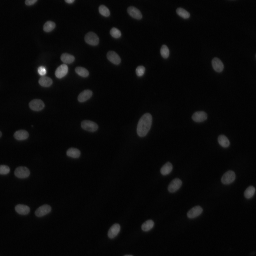
#> input picture data/00002/image.png, 256 x 256 px, found by its file name
$ python normalization.py
#> lines starting #> are read from the running program, lines starting #| are printed output that depends on the picture
#> further down, image is the input picture: shape (256, 256, 3); min 1, max 255, mean 9
"""
Módulo de normalización de imágenes para segmentación de núcleos celulares.

Este módulo contiene diversas técnicas de normalización para imágenes biomédicas,
incluyendo normalización estadística, por canal, ecualización de histograma,
ecualización adaptativa, corrección gamma y normalización de Macenko.
"""

import numpy as np
import cv2
from skimage import exposure, color, util
from scipy import linalg
import matplotlib.pyplot as plt

def normalize_statistical(image, epsilon=1e-8):
    """
    Normaliza la imagen para tener media 0 y desviación estándar 1.

    Args:
        image: Imagen de entrada (RGB o escala de grises)
        epsilon: Pequeño valor para evitar división por cero

    Returns:
        Imagen normalizada con valores flotantes
    """
    # Convertir a float para cálculos precisos
    image_float = image.astype(np.float32)

    # Calcular media y desviación estándar
    mean = np.mean(image_float)
    std = np.std(image_float) + epsilon  # Añadir epsilon para evitar división por cero

    # Normalizar: (x - μ) / σ
    normalized = (image_float - mean) / std

    return normalized

def normalize_per_channel(image, epsilon=1e-8):
    """
    Normaliza cada canal de la imagen por separado para tener media 0 y desviación estándar 1.

    Args:
        image: Imagen de entrada RGB
        epsilon: Pequeño valor para evitar división por cero

    Returns:
        Imagen normalizada con valores flotantes
    """
    # Verificar que la imagen es RGB
    if len(image.shape) < 3 or image.shape[2] != 3:
        raise ValueError("Esta función requiere una imagen RGB de 3 canales")

    # Convertir a float para cálculos precisos
    image_float = image.astype(np.float32)
    normalized = np.zeros_like(image_float)

    # Normalizar cada canal por separado
    for c in range(3):
        channel = image_float[:,:,c]
        mean = np.mean(channel)
        std = np.std(channel) + epsilon
        normalized[:,:,c] = (channel - mean) / std

    return normalized

def normalize_minmax(image, target_range=(0, 1)):
    """
    Normaliza la imagen escalando valores a un rango específico (por defecto [0,1]).

    Args:
        image: Imagen de entrada
        target_range: Tuple (min, max) para el rango objetivo

    Returns:
        Imagen normalizada en el rango objetivo
    """
    # Convertir a float para cálculos precisos
    image_float = image.astype(np.float32)

    # Obtener mínimo y máximo actuales
    min_val = np.min(image_float)
    max_val = np.max(image_float)

    # Evitar división por cero
    if max_val == min_val:
        return np.ones_like(image_float) * target_range[0]

    # Normalizar al rango [0, 1]
    normalized = (image_float - min_val) / (max_val - min_val)

    # Escalar al rango objetivo
    normalized = normalized * (target_range[1] - target_range[0]) + target_range[0]

    return normalized

def normalize_histogram_equalization(image):
    """
    Aplica ecualización de histograma a cada canal de la imagen.

    Args:
        image: Imagen de entrada RGB

    Returns:
        Imagen con histograma ecualizado (valores en [0,1])
    """
    # Verificar que la imagen es RGB
    if len(image.shape) < 3 or image.shape[2] != 3:
        # Para imágenes en escala de grises
        return exposure.equalize_hist(image)

    # Para imágenes RGB, equalizar cada canal por separado
    result = np.zeros_like(image, dtype=np.float32)

    for c in range(3):
        result[:,:,c] = exposure.equalize_hist(image[:,:,c])

    return result

def normalize_clahe(image, clip_limit=2.0, tile_grid_size=(8, 8)):
    """
    Aplica ecualización de histograma adaptativa con limitación de contraste (CLAHE).

    Args:
        image: Imagen de entrada RGB o escala de grises
        clip_limit: Límite de recorte para CLAHE (default: 2.0)
        tile_grid_size: Tamaño de la cuadrícula para CLAHE (default: 8x8)

    Returns:
        Imagen con CLAHE aplicado (valores en [0,1] para float, [0,255] para uint8)
    """
    # Verificar si la imagen es RGB o escala de grises
    if len(image.shape) < 3 or image.shape[2] != 3:
        # Imagen en escala de grises
        return exposure.equalize_adapthist(
            image,
            clip_limit=clip_limit,
            nbins=256
        )

    # Para imágenes RGB
    # Convertir a espacio de color LAB (L: luminosidad, a/b: cromaticidad)
    lab = color.rgb2lab(image.astype(np.float32) / 255.0)

    # Aplicar CLAHE solo al canal de luminosidad (L)
    # Primero normalizamos L al rango [0,1] para que CLAHE funcione correctamente
    l_channel = lab[:,:,0]
    l_channel_norm = (l_channel - l_channel.min()) / (l_channel.max() - l_channel.min())

    # Aplicar CLAHE
    l_channel_eq = exposure.equalize_adapthist(
        l_channel_norm,
        clip_limit=clip_limit,
        nbins=256
    )

    # Volver a escalar al rango original de L en LAB
    l_channel_min, l_channel_max = l_channel.min(), l_channel.max()
    l_channel_eq = l_channel_eq * (l_channel_max - l_channel_min) + l_channel_min

    # Reemplazar el canal L
    lab_eq = lab.copy()
    lab_eq[:,:,0] = l_channel_eq

    # Convertir de vuelta a RGB
    result = color.lab2rgb(lab_eq)

    # Si la entrada era uint8, convertir el resultado a uint8
    if image.dtype == np.uint8:
        result = (result * 255).astype(np.uint8)

    return result

def normalize_gamma_correction(image, gamma=1.0):
    """
    Aplica corrección gamma a la imagen.

    Args:
        image: Imagen de entrada
        gamma: Valor gamma (default: 1.0 - sin cambios)
            - gamma < 1: Aclara la imagen
            - gamma > 1: Oscurece la imagen

    Returns:
        Imagen con corrección gamma aplicada
    """
    # Asegurar que la imagen está en el rango [0,1]
    if image.dtype == np.uint8:
        image_float = image.astype(np.float32) / 255.0
    else:
        # Si ya está en float, aseguramos que esté en [0,1]
        image_float = np.clip(image.astype(np.float32), 0, 1)

    # Aplicar transformación gamma: s = r^gamma
    corrected = np.power(image_float, gamma)

    # Si la entrada era uint8, convertir el resultado a uint8
    if image.dtype == np.uint8:
        corrected = (corrected * 255).astype(np.uint8)

    return corrected

def normalize_macenko(image, beta=0.15, alpha=1.0):
    """
    Implementa la normalización de Macenko para imágenes con tinción H&E.
    Esta función es útil para estandarizar imágenes biomédicas teñidas.

    Args:
        image: Imagen RGB de entrada (preferiblemente con tinción H&E)
        beta: Umbral para las componentes principales (default: 0.15)
        alpha: Factor de normalización (default: 1.0)

    Returns:
        Imagen normalizada según el método de Macenko
    """
    # Este método asume que la imagen tiene tinción H&E (hematoxilina y eosina)

    # Paso 1: Convertir a OD (densidad óptica)
    # OD = -log10(I), donde I es la intensidad normalizada [0,1]
    image_float = image.astype(np.float32) / 255.0
    # Evitar log(0)
    image_float[image_float == 0] = np.finfo(float).eps
    OD = -np.log10(image_float)

    # Paso 2: Remover valores extremadamente altos o bajos
    # Aplanar para procesar todos los píxeles a la vez
    OD_flat = OD.reshape((-1, 3))
    OD_thresh = OD_flat[(OD_flat > beta).any(axis=1), :]

    # Paso 3: SVD para encontrar los ejes principales de variación
    try:
        # Si no hay suficientes píxeles, puede fallar
        if OD_thresh.shape[0] < 2:
            raise ValueError("No hay suficientes píxeles para SVD")

        # SVD
        _, _, V = np.linalg.svd(OD_thresh, full_matrices=False)
        # Los vectores propios están en las filas de V
        # Nos quedamos con los dos primeros (H y E)
        vectors = V[:2].T

        # Paso 4: Proyectar en los vectores propios
        # Si los vectores están en la dirección incorrecta, invertirlos
        if vectors[0, 0] < 0:
            vectors[:, 0] = -vectors[:, 0]
        if vectors[0, 1] < 0:
            vectors[:, 1] = -vectors[:, 1]

        # Paso 5: Calcular coeficientes de proyección
        coeff = np.dot(OD_flat, vectors)

        # Paso 6: Reconstruir con coeficientes normalizados
        # Normalizar coeficientes
        OD_norm = np.zeros_like(OD_flat)
        for i in range(2):
            OD_norm += np.outer(coeff[:, i] * alpha, vectors[:, i])

        # Paso 7: Convertir de OD a RGB
        image_normalized = np.power(10, -OD_norm.reshape(OD.shape))
        # Recortar valores a [0,1]
        image_normalized = np.clip(image_normalized, 0, 1)

        # Convertir a uint8 si la entrada era uint8
        if image.dtype == np.uint8:
            image_normalized = (image_normalized * 255).astype(np.uint8)

        return image_normalized

    except (ValueError, np.linalg.LinAlgError) as e:
        print(f"Error en la normalización de Macenko: {str(e)}")
        # En caso de error, devolver la imagen original
        return image

def visualize_all_normalizations(image, title="Comparación de métodos de normalización"):
    """
    Visualiza una imagen con todas las técnicas de normalización implementadas.

    Args:
        image: Imagen de entrada
        title: Título de la figura
    """
#> called with title = 'Comparación de técnicas de normalización'
    # Lista de métodos de normalización a aplicar
    methods = [
        ("Original", lambda x: x),
        ("Estadística (μ=0, σ=1)", normalize_statistical),
        ("Por canal (μ=0, σ=1)", normalize_per_channel),
        ("MinMax [0,1]", normalize_minmax),
        ("Ecualización Histograma", normalize_histogram_equalization),
        ("CLAHE", normalize_clahe),
        ("Gamma (0.7)", lambda x: normalize_gamma_correction(x, gamma=0.7)),
        ("Gamma (1.5)", lambda x: normalize_gamma_correction(x, gamma=1.5)),
        ("Macenko", normalize_macenko)
    ]

    # Crear figura
    n_methods = len(methods)
    fig, axes = plt.subplots(3, 3, figsize=(15, 15))
    axes = axes.flatten()

    for i, (method_name, method_func) in enumerate(methods):
        # Aplicar normalización
        try:
            normalized = method_func(image)

            # Para visualización, asegurar que esté en [0,1] o [0,255]
            if normalized.dtype != np.uint8 and normalized.max() <= 1.0:
                # Está en [0,1], mantenerlo así
                pass
            elif normalized.dtype != np.uint8:
                # Está en otro rango, normalizarlo a [0,1]
                normalized = normalize_minmax(normalized)
        except Exception as e:
            print(f"Error al aplicar {method_name}: {str(e)}")
            normalized = image  # En caso de error, mostrar original

        # Mostrar imagen normalizada
        axes[i].imshow(normalized)
        axes[i].set_title(method_name)
        axes[i].axis('off')
#> this loop made 9 passes
#> (min_val in normalize_minmax, max_val in normalize_minmax) on passes 3 to 4: (-0.514, 15.76), (1, 255)
#> (min_val in normalize_minmax, max_val in normalize_minmax) on pass 2: (-0.514, 15.76)

    plt.suptitle(title, fontsize=16)
    plt.tight_layout()
    plt.subplots_adjust(top=0.92)
    plt.show()
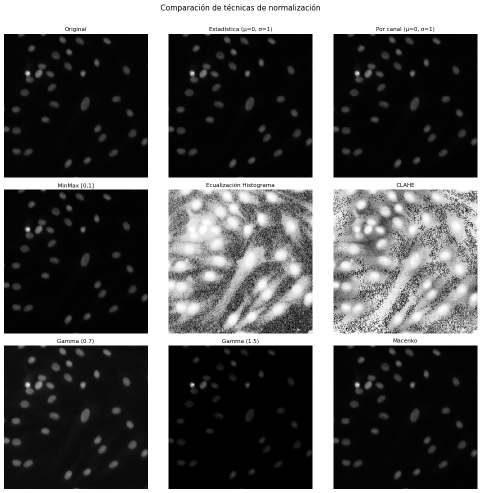
#> figure drawn by matplotlib, 9 panels

    return methods

def apply_normalization_batch(images, method='statistical'):
    """
    Aplica un método de normalización a un conjunto de imágenes.

    Args:
        images: Lista o array de imágenes
        method: Método de normalización a aplicar ('statistical', 'per_channel', 'minmax',
                'histogram_eq', 'clahe', 'gamma', 'macenko')

    Returns:
        Lista de imágenes normalizadas
    """
    method_map = {
        'statistical': normalize_statistical,
        'per_channel': normalize_per_channel,
        'minmax': normalize_minmax,
        'histogram_eq': normalize_histogram_equalization,
        'clahe': normalize_clahe,
        'gamma': lambda x: normalize_gamma_correction(x, gamma=0.7),
        'macenko': normalize_macenko
    }

    # Verificar que el método existe
    if method not in method_map:
        raise ValueError(f"Método de normalización '{method}' no reconocido")

    # Aplicar normalización a cada imagen
    normalized_images = []
    for img in images:
        normalized = method_map[method](img)
        normalized_images.append(normalized)

    return normalized_images

# Ejemplo de uso
if __name__ == "__main__":
    import matplotlib.pyplot as plt
    from skimage import io
    import os

    # Cargar una imagen de ejemplo
    sample_path = "../data/00001/image.png"
    if os.path.exists(sample_path):
        image = io.imread(sample_path)

        # Visualizar todas las normalizaciones
        visualize_all_normalizations(image, "Comparación de técnicas de normalización")
    else:
        print(f"No se encontró la imagen de ejemplo en {sample_path}")
